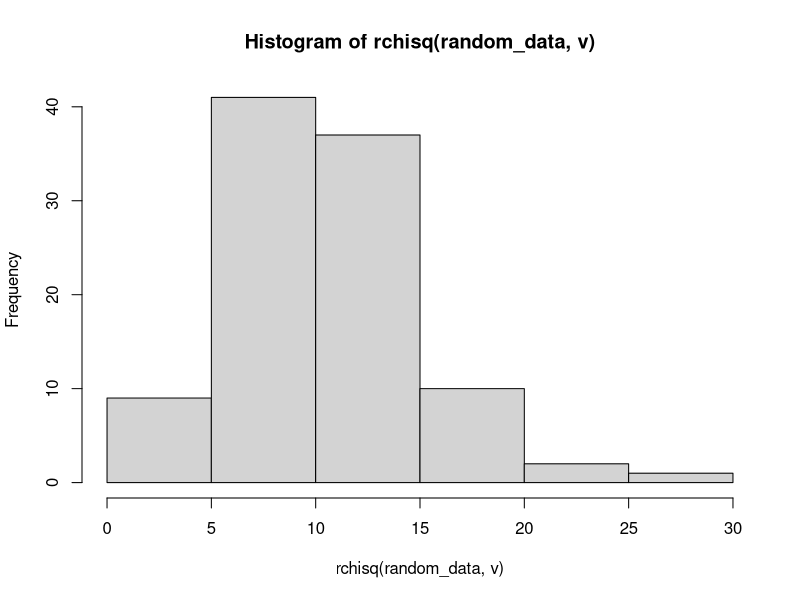

Here is the R script that generated this plot:
# Poin 4a
x = 2
v = 10
dchisq(x, v)

# Poin 4b
random_data = 100
hist(rchisq(random_data, v))

# Soal 4c
d = 10
rataan <- d
rataan
varian <- 2 * d
varian

















